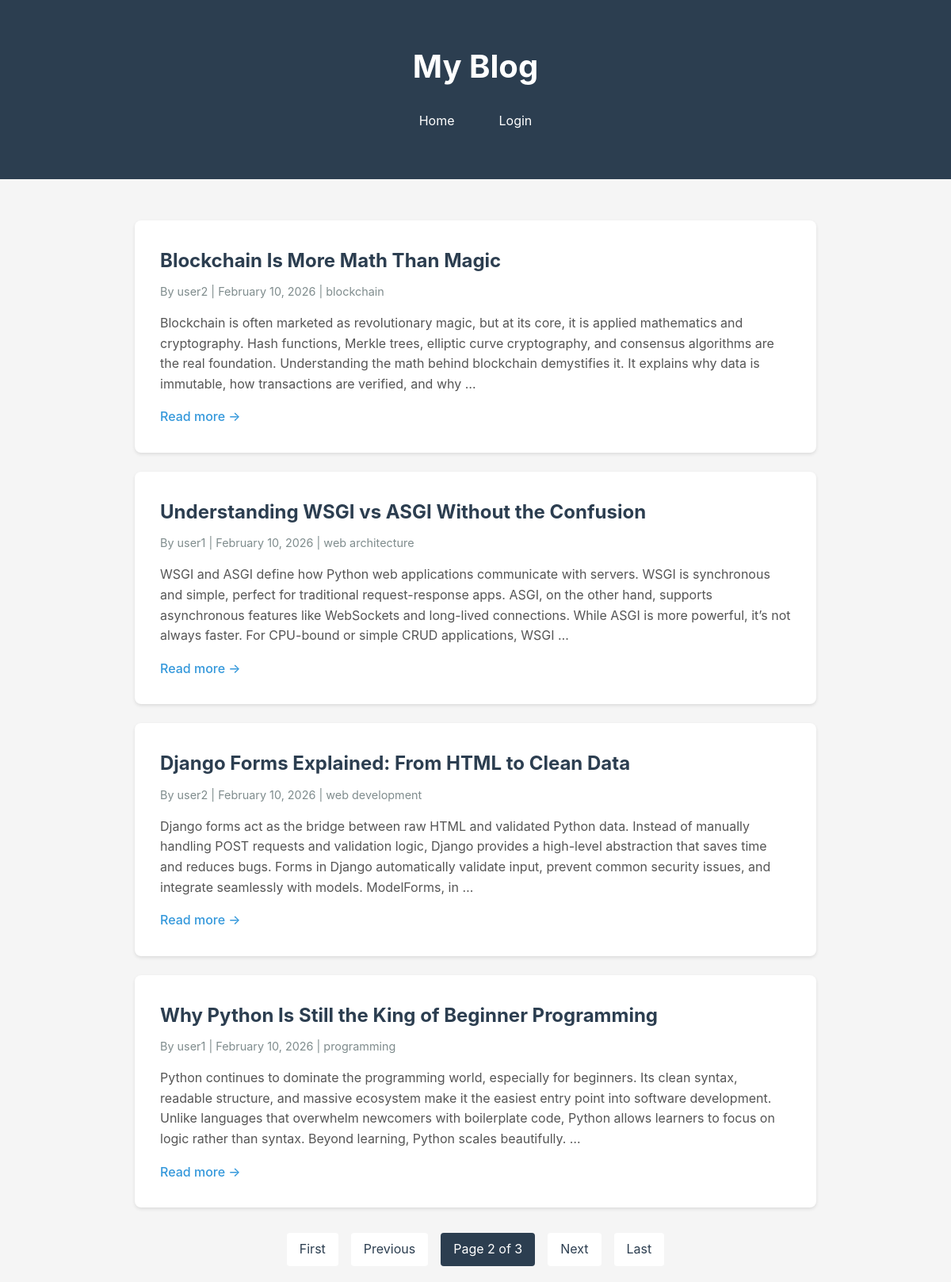
Screenshot of /?page=2 with the database file from the repository.
### blog/models.py (models this page shows, shortened)
class Post(models.Model):
    STATUS_CHOICES = (
        ('draft', 'Draft'),
        ('published', 'Published')
    )
    title = models.CharField(max_length=200)
    slug = models.SlugField(unique=True, max_length=100, blank=True)
    author = models.ForeignKey(User, on_delete=models.CASCADE, related_name='blog_posts')
    content = models.TextField()
    category = models.CharField(max_length=100, blank=True, null=True)
    status = models.CharField(max_length=10, choices=STATUS_CHOICES, default='draft')
    created_at = models.DateTimeField(auto_now_add=True)
    updated_at = models.DateTimeField(auto_now=True)
    class Meta:
        ordering = ['-created_at']

### blog/views.py (the view)
# urls.py: path('', views.post_list, name='home'),
def post_list(request):
    posts_list = Post.objects.filter(status='published').order_by('-created_at')
    paginator = Paginator(posts_list, 4)  # 4 posts per page
    page_number = request.GET.get('page')
    posts = paginator.get_page(page_number)
    context = {
        'posts': posts,
        'is_paginated': posts.has_other_pages(),
        'page_obj': posts
    }
    return render(request, 'home.html', context)

### blog/templates/home.html (shortened to what this page needs)
<!DOCTYPE html>
<html lang="en">
<head>
</head>
<body>
    <header>
        <div class="container">
            <h1>My Blog</h1>
            <nav class="header-nav">
                <a href="{% url 'home' %}" class="nav-link">Home</a>
                {% if user.is_authenticated %}
                    <a href="{% url 'post_create' %}" class="nav-link btn-create">+ Create Post</a>
                    <span class="nav-link">Welcome, {{ user.username }}</span>
                    <a href="{% url 'logout' %}" class="nav-link">Logout</a>
                {% else %}
                    <a href="{% url 'login' %}" class="nav-link">Login</a>
                {% endif %}
            </nav>
        </div>
    </header>
    <div class="container">
        {% if posts %}
            {% for post in posts %}
            <article class="post">
                <h2>
                    <a href="{% url 'post_detail' post.slug %}">{{ post.title }}</a>
                </h2>
                <div class="post-meta">
                    By {{ post.author.username }} | {{ post.created_at|date:"F d, Y" }}
                    {% if post.category %}
                        | <span>{{ post.category }}</span>
                    {% endif %}
                </div>
                <div class="post-excerpt">
                    {{ post.content|truncatewords:50 }}
                </div>
                <div class="post-actions">
                    <a href="{% url 'post_detail' post.slug %}" class="read-more">Read more →</a>
                </div>
            </article>
            {% endfor %}
            {% if is_paginated %}
            <div class="pagination">
                {% if page_obj.has_previous %}
                    <a href="?page=1">First</a>
                    <a href="?page={{ page_obj.previous_page_number }}">Previous</a>
                {% endif %}
                <span class="current">
                    Page {{ page_obj.number }} of {{ page_obj.paginator.num_pages }}
                </span>
                {% if page_obj.has_next %}
                    <a href="?page={{ page_obj.next_page_number }}">Next</a>
                    <a href="?page={{ page_obj.paginator.num_pages }}">Last</a>
                {% endif %}
            </div>
            {% endif %}
        {% else %}
            <div class="no-posts">
                <h2>No posts yet</h2>
                <p>Check back later for new content!</p>
            </div>
        {% endif %}
    </div>
</body>
</html>

### blog/templates/home.html (style rules this page uses)
* { margin: 0; padding: 0; box-sizing: border-box; }
body { font-family: -apple-system, BlinkMacSystemFont, "Segoe UI", Roboto, "Helvetica Neue", Arial, sans-serif; line-height: 1.6; color: #333; background-color: #f5f5f5; }
.container { max-width: 900px; margin: 0 auto; padding: 20px; }
header { background: #2c3e50; color: white; padding: 2rem 0; margin-bottom: 2rem; }
header h1 { text-align: center; font-size: 2.5rem; margin-bottom: 1rem; }
.header-nav { display: flex; justify-content: center; align-items: center; gap: 1.5rem; flex-wrap: wrap; }
.nav-link { color: white; text-decoration: none; padding: 0.5rem 1rem; border-radius: 4px; transition: background 0.3s; }
.post { background: white; padding: 2rem; margin-bottom: 1.5rem; border-radius: 8px; box-shadow: 0 2px 4px rgba(0,0,0,0.1); }
.post h2 { color: #2c3e50; margin-bottom: 0.5rem; }
.post h2 a { color: #2c3e50; text-decoration: none; }
.post-meta { color: #7f8c8d; font-size: 0.9rem; margin-bottom: 1rem; }
.post-excerpt { color: #555; margin-bottom: 1rem; }
.post-actions { display: flex; gap: 1rem; align-items: center; }
.read-more { display: inline-block; color: #3498db; text-decoration: none; font-weight: 500; }
.pagination { display: flex; justify-content: center; gap: 1rem; margin-top: 2rem; }
.pagination a, .pagination span { padding: 0.5rem 1rem; background: white; border-radius: 4px; text-decoration: none; color: #2c3e50; }
.pagination .current { background: #2c3e50; color: white; }

### rows the page displays
Post: title "Blockchain Is More Math Than Magic", author.username "user2", created_at "February 10, 2026", category "blockchain", content "Blockchain is often marketed as revolutionary magic, but at its core, it is applied mathematics and cryptography. Hash functions, Merkle trees, elliptic curve cryptography, and consensus algorithms are the real foundation. Understanding the math behind blockchain demystifies it. It explains why data is immutable, how transactions are verified, and why …"
Post: title "Understanding WSGI vs ASGI Without the Confusion", author.username "user1", created_at "February 10, 2026", category "web architecture", content "WSGI and ASGI define how Python web applications communicate with servers. WSGI is synchronous and simple, perfect for traditional request-response apps. ASGI, on the other hand, supports asynchronous features like WebSockets and long-lived connections. While ASGI is more powerful, it’s not always faster. For CPU-bound or simple CRUD applications, WSGI …"
Post: title "Django Forms Explained: From HTML to Clean Data", author.username "user2", created_at "February 10, 2026", category "web development", content "Django forms act as the bridge between raw HTML and validated Python data. Instead of manually handling POST requests and validation logic, Django provides a high-level abstraction that saves time and reduces bugs. Forms in Django automatically validate input, prevent common security issues, and integrate seamlessly with models. ModelForms, in …"
Post: title "Why Python Is Still the King of Beginner Programming", author.username "user1", created_at "February 10, 2026", category "programming", content "Python continues to dominate the programming world, especially for beginners. Its clean syntax, readable structure, and massive ecosystem make it the easiest entry point into software development. Unlike languages that overwhelm newcomers with boilerplate code, Python allows learners to focus on logic rather than syntax. Beyond learning, Python scales beautifully. …"

### other values shown
{{ page_obj.number }} "2"
{{ page_obj.paginator.num_pages }} "3"
